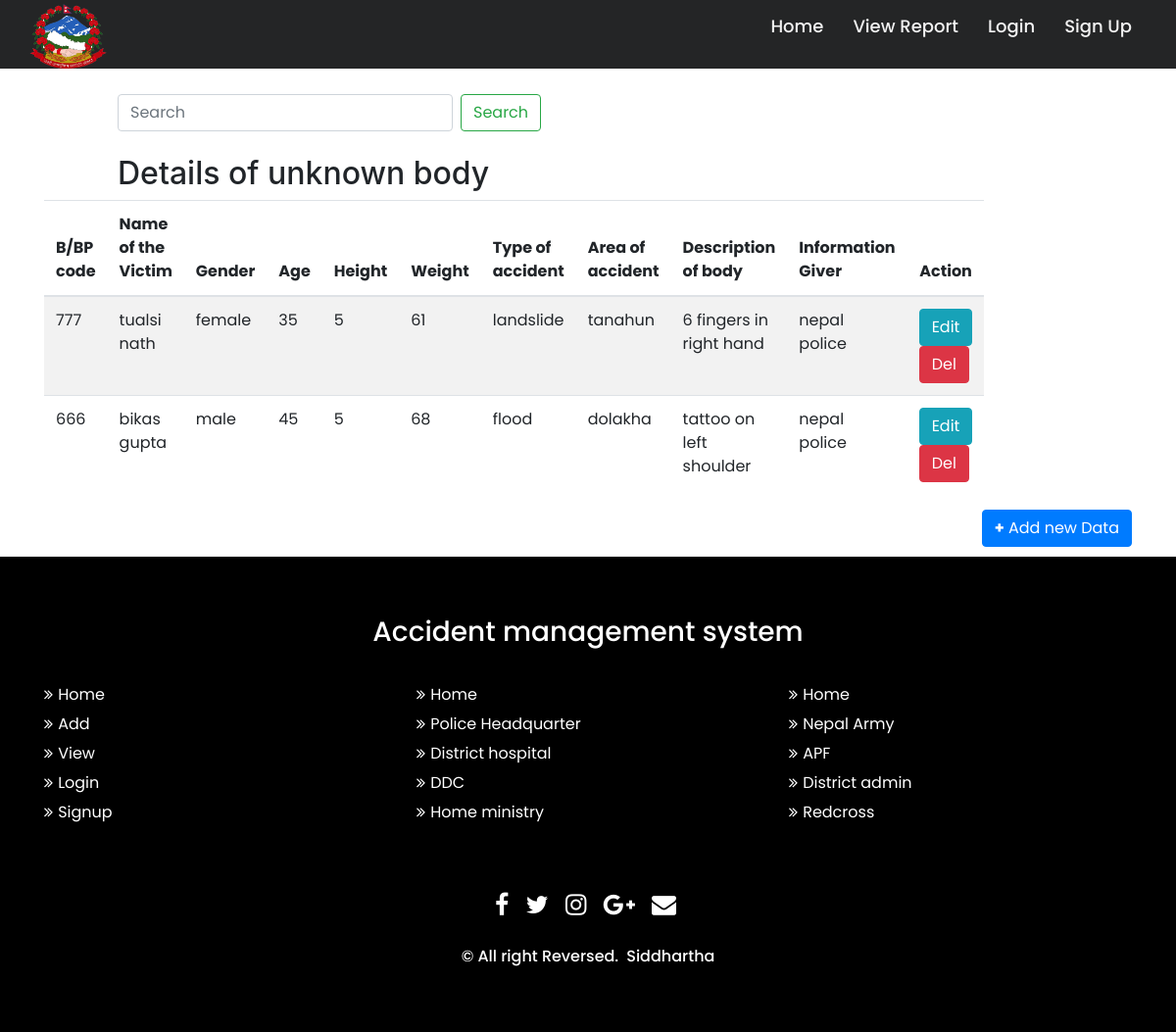
Page /table.php on the committed database.
### tables this page shows
CREATE TABLE `persons` (
  `id` int(11) NOT NULL,
  `bpcode` int(11) DEFAULT NULL,
  `Probablename` varchar(255) NOT NULL,
  `gender` varchar(255) DEFAULT NULL,
  `Age` int(11) DEFAULT NULL,
  `height` int(11) DEFAULT NULL,
  `weight` int(11) DEFAULT NULL,
  `type` varchar(100) DEFAULT NULL,
  `area` varchar(100) DEFAULT NULL,
  `description` varchar(500) DEFAULT NULL,
  `info_giver` varchar(100) DEFAULT NULL
);

### table.php (the view, shortened to what this page needs)
<?php
    require_once "db.php";
    include('includes/header.php');
  $sql = "select * from persons";
  $result = $conn->query($sql);
  $data = [];
  while($row = $result->fetch_assoc()){
    array_push($data,$row);
    }
   ?>
<!DOCTYPE html>
<html lang="en">
<head>
    <link rel="stylesheet" href="css/bootstrap.min.css">
</head>
<body>
<br/>
<br />
<br/>
<form class="form-inline my-4 my-lg-0" style="margin-left:120px;">
                    <input class="form-control mr-sm-2" type="search" placeholder="Search" name="search" aria-label="Search">
                    <button class="btn btn-outline-success my-2 my-sm-0" name="search" type="submit">Search</button>
                </form>
<br />
<h2 style="margin-left:120px;">Details of unknown body</h2>
    <div class="container">
        <div class="row col-md-6 col-md-offset-2 custyle">
        <table class="table table-striped custab">
        <thead>
            <tr>
                <th>B/BP code</th>
                <th>Name of the Victim</th>
                <th>Gender</th>
                <th>Age</th>
                <th>Height</th>
                <th>Weight</th>
                <th>Type of accident</th>
                <th>Area of accident</th>
                <th>Description of body</th>
                <th>Information Giver</th>
                <th class="text-center">Action</th>
            </tr>
        </thead>
        <?php foreach ($data as $key=>$persons) { ?>
      <tr>
        <td><?php echo $persons['bpcode'] ?></td>
        <td><?php echo $persons['Probablename'] ?></td>
        <td><?php echo $persons['gender']?></td>
        <td><?php echo $persons['Age'] ?></td>
        <td><?php echo $persons['height'] ?></td>
        <td><?php echo $persons['weight'] ?></td>
        <td><?php echo $persons['type'] ?></td>
        <td><?php echo $persons['area'] ?></td>
        <td><?php echo $persons['description'] ?></td>
        <td><?php echo $persons['info_giver'] ?></td>
        <td ><a class='btn btn-info btn-xs' href="edit_deadbody.php?id=<?php echo $persons['id'] ?>" onclick="return confirm('are you sure?')"> Edit</a> <a href="delete.php?id=<?php echo $persons['id']; ?>" onclick="return confirm('are you sure?')" class="btn btn-danger btn-xs"> Del</a></td>
    <?php }
     ?>
        </table>
        </div>
        <a href="registration.php" class="btn btn-primary btn-xs pull-right"><b>+</b> Add new Data</a>
    </div>
    <br/>
    <br/>
        <?php
            include('includes/footer.php');
        ?>
</body>
</html>

### css/style.css (style rules this page uses)
* { margin: 0; padding: 0; box-sizing: border-box; font-family: 'Poppins', sans-serif; }

### rows in the picture
persons: bpcode "777", Probablename "tualsi nath", gender "female", Age "35", height "5", weight "61", type "landslide", area "tanahun", description "6 fingers in right hand", info_giver "nepal police"
persons: bpcode "666", Probablename "bikas gupta", gender "male", Age "45", height "5", weight "68", type "flood", area "dolakha", description "tattoo on left shoulder", info_giver "nepal police"
